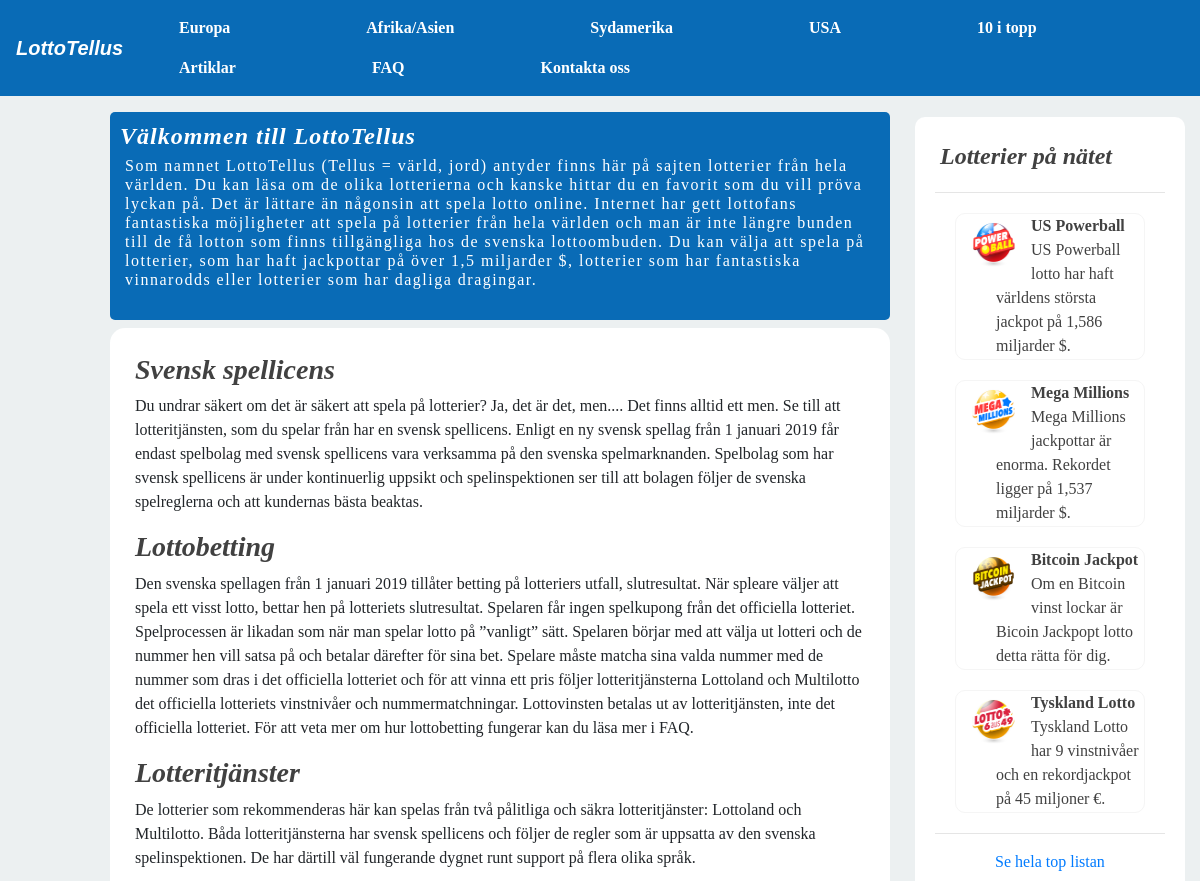
Before: / (upper part) with the older database file.
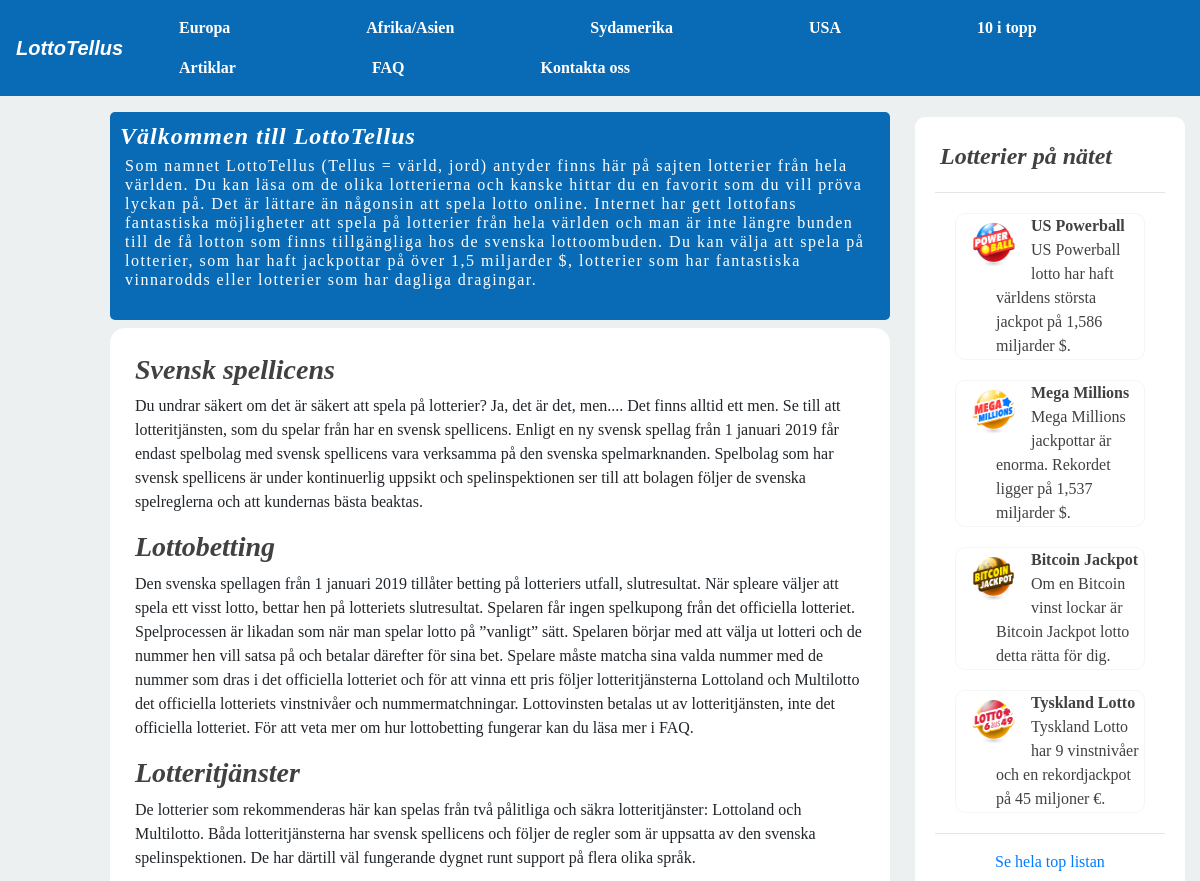
After: the same page with the newer database file.
### website/models.py (models this page shows, shortened)
class Lottery(models.Model):
	slug = models.SlugField(unique=True)
	supplier = models.ForeignKey(Lottery_supplier, on_delete=models.CASCADE)
	name_of_lottery = models.CharField(max_length=100)
	continent = models.CharField(max_length=100)
	provider = models.CharField(max_length=50, blank=True)
	jackpot = models.CharField(max_length=40, blank=True)
	odds = models.CharField(max_length=100, blank=True)
	dragnings_datum = models.CharField(max_length=400)
	pris_biljett = models.CharField(max_length=100, blank=True)
	intro_content = models.TextField(max_length=550, blank=True)
	logo = models.ImageField(default=None, blank=True)
	mini_content = models.CharField(max_length=100, blank=True)
	welcome_text = BleachField(blank=True)
	a_title = models.CharField(max_length=200, blank=True)
	a_content = BleachField(blank=True)
	a_content_image_right = models.ImageField(default=None, blank=True)
	b_title = models.CharField(max_length=200, blank=True)
	b_content = BleachField(blank=True)
	b_image = models.ImageField(default=None, blank=True)
	c_title = models.CharField(max_length=200, blank=True)
	c_content = BleachField(blank=True)
	d_title = models.CharField(max_length=200, blank=True)
	d_content = BleachField(blank=True)
	e_title = models.CharField(max_length=200, blank=True)
	e_content = BleachField(blank=True)
	f_title = models.CharField(max_length=200, blank=True)
	f_content = BleachField(blank=True)
	g_title = models.CharField(max_length=200, blank=True)
	g_content = BleachField(blank=True)
	h_title = models.CharField(max_length=200, blank=True)
	h_content = BleachField(blank=True)
	i_title = models.CharField(max_length=200, blank=True)
	i_content = BleachField(blank=True)
	j_title = models.CharField(max_length=200, blank=True)
	j_content = BleachField(blank=True)
	k_title = models.CharField(max_length=200, blank=True)
	k_content = BleachField(blank=True)
	l_title = models.CharField(max_length=200, blank=True)
	l_content = BleachField(blank=True)

### website/views.py (the view)
# urls.py: path('', views.index, name="index"),
def index(request):
    article_links = Article_links.objects.all()
    lottery_supplier = Lottery_supplier.objects.all()
    mini_list_lotteries = Lottery.objects.all()[:4]
    winners = Winner.objects.all()[:1]
    context = {
        'article_links': article_links,
        'lottery_supplier': lottery_supplier,
        'mini_list_lotteries': mini_list_lotteries,
        'winners': winners,
    }
    return render(request, 'index.html', context)

### website/templates/index.html (shortened to what this page needs)
{% extends 'base.html' %}
{% block content %}
{% load static %}
<div class="row">
	<div class="col-lg-1">
	</div>
	<div class="col-lg-8">
		<div class='page_wrapper'>
				<div class="welcome mt-3">
					<div class="welcome_content">
						<h4 style="color:white;"> Välkommen till LottoTellus </h4>
						<p class="welcome_text">
						Som namnet LottoTellus (Tellus = värld, jord) antyder finns här på sajten lotterier från hela världen.
						Du kan läsa om de olika lotterierna och kanske hittar du en favorit som du vill pröva lyckan på. Det
						är lättare än någonsin att spela lotto online. Internet har gett lottofans fantastiska möjligheter att
						spela på lotterier från hela världen och man är inte längre bunden till de få lotton som finns
						tillgängliga hos de svenska lottoombuden. Du kan välja att spela på lotterier, som har haft jackpottar
						på över 1,5 miljarder $, lotterier som har fantastiska vinnarodds eller lotterier som har dagliga
						dragingar.
						</p>
					</div>
				</div>
			<div class="white_wrapper mt-2">
				<div class="index_content">
					<div class="welcome_text">
						<h3> Svensk spellicens </h3>
						<p class="mt-2">
							Du undrar säkert om det är säkert att spela på lotterier? Ja, det är det, men.... Det finns alltid ett
							men. Se till att lotteritjänsten, som du spelar från har en svensk spellicens. Enligt en ny svensk
							spellag från 1 januari 2019 får endast spelbolag med svensk spellicens vara verksamma på den
							svenska spelmarknanden. Spelbolag som har svensk spellicens är under kontinuerlig uppsikt och
							spelinspektionen ser till att bolagen följer de svenska spelreglerna och att kundernas bästa beaktas.
						</p>
						<h3> Lottobetting </h3>
						<p>
							Den svenska spellagen från 1 januari 2019 tillåter betting på lotteriers utfall, slutresultat. När
							spleare väljer att spela ett visst lotto, bettar hen på lotteriets slutresultat. Spelaren får ingen
							spelkupong från det officiella lotteriet.
							<br>
							Spelprocessen är likadan som när man spelar lotto på ”vanligt” sätt. Spelaren börjar med att välja ut
							lotteri och de nummer hen vill satsa på och betalar därefter för sina bet. Spelare måste matcha sina
							valda nummer med de nummer som dras i det officiella lotteriet och för att vinna ett pris följer
							lotteritjänsterna Lottoland och Multilotto det officiella lotteriets vinstnivåer och
							nummermatchningar. Lottovinsten betalas ut av lotteritjänsten, inte det officiella lotteriet. För att
							veta mer om hur lottobetting fungerar kan du läsa mer i FAQ.
						</p>
						<h3> Lotteritjänster </h3>
						<p>
							De lotterier som rekommenderas här kan spelas från två pålitliga och säkra lotteritjänster: Lottoland
							och Multilotto. Båda lotteritjänsterna har svensk spellicens och följer de regler som är uppsatta av
							den svenska spelinspektionen. De har därtill väl fungerande dygnet runt support på flera olika språk.
						</p>
					</div>
				</div>
			</div>
		</div>
	</div>
	<div class="col-lg-3">
		<div class="page_wrapper">
			<div class="white_papper_mini mt-3">
				<h4 id="lottery_mini_list_headline"> Lotterier på nätet </h4>
				<hr>
				{% for lottery in mini_list_lotteries %}
					<div class="lottery_mini_list_box">
						<div class="a_hover_box">
							<a href="{% url 'website:lottery_detail' slug=lottery.slug %}">
								<div class="lottery_mini_list_logo">
									<img src="{{ lottery.logo.url }}" width="50" class="mt-2">
								</div>
								<div class="lottery_mini_list_content">
									<ul>
										<li><b>
										{{ lottery.name_of_lottery }}</b></li>
										<li>{{ lottery.mini_content }}</li>
									</ul>
								</div>
							</a>
						</div>
					</div>
				{% endfor %}
				<hr>
				<center> <a href="http://www.lottotellus.com/top-jackpottar/"  style="color:#007bff;"> Se hela top listan</a></center>
			</div>
		</div>
	</div>
</div>
{% endblock %}

Changed rows visible on the page:
changed Lottery "Bitcoin Jackpot": mini_content "Om en Bitcoin vinst lockar är Bicoin Jackpopt lotto detta rätta för dig." → "Om en Bitcoin vinst lockar är Bitcoin Jackpot lotto detta rätta för dig."
